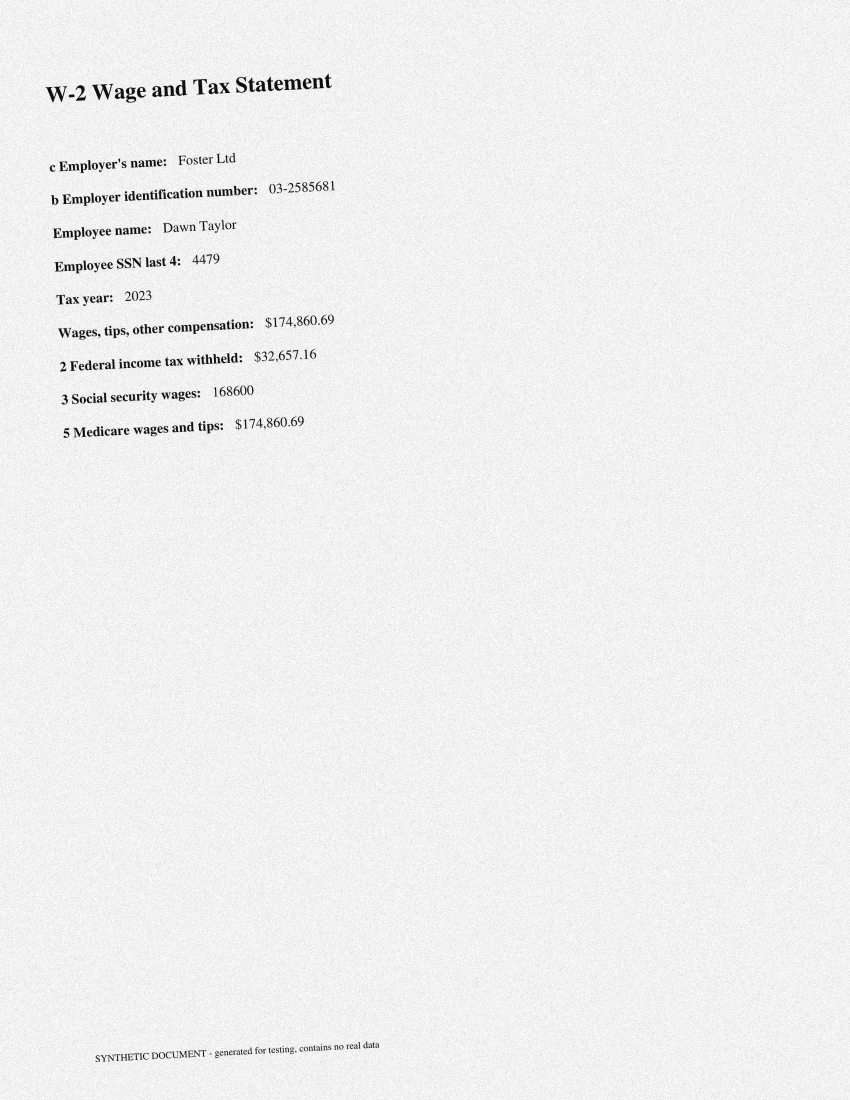
#> input picture data/sft/aug_docs/aug0011-w2.png, 1700 x 2200 px (shown at 1/2 size)
$ python -i preprocess.py   (imports and definitions only)
#> lines starting #> are read from the running program, lines starting #| are printed output that depends on the picture; after the words box and inside, x2 and y2 are one past the last pixel; in counts of white or black regions, pixels touching at a corner belong together
#> further down, picture is the input picture: shape (2200, 1700); min 0, max 255, mean 239.4
"""Preprocessing (F2): native-text vs scanned detection, page splitting,
deskew and denoise for scanned pages."""
from __future__ import annotations

from dataclasses import dataclass

import cv2
import numpy as np
import pymupdf as fitz

MIN_NATIVE_CHARS = 25
MAX_SKEW = 6.0  # degrees searched each way


@dataclass
class Page:
    index: int
    width: float
    height: float
    native: bool
    image: np.ndarray | None = None  # grayscale, only for scanned pages


def deskew(gray: np.ndarray) -> tuple[np.ndarray, float]:
    """Projection-profile skew search: text lines give the sharpest row-sum
    profile when level. Runs on a downscaled copy, so it costs a few ms."""
    scale = min(1.0, 800 / gray.shape[1])
#> scale = 0.471
    small = cv2.resize(gray, None, fx=scale, fy=scale, interpolation=cv2.INTER_AREA)
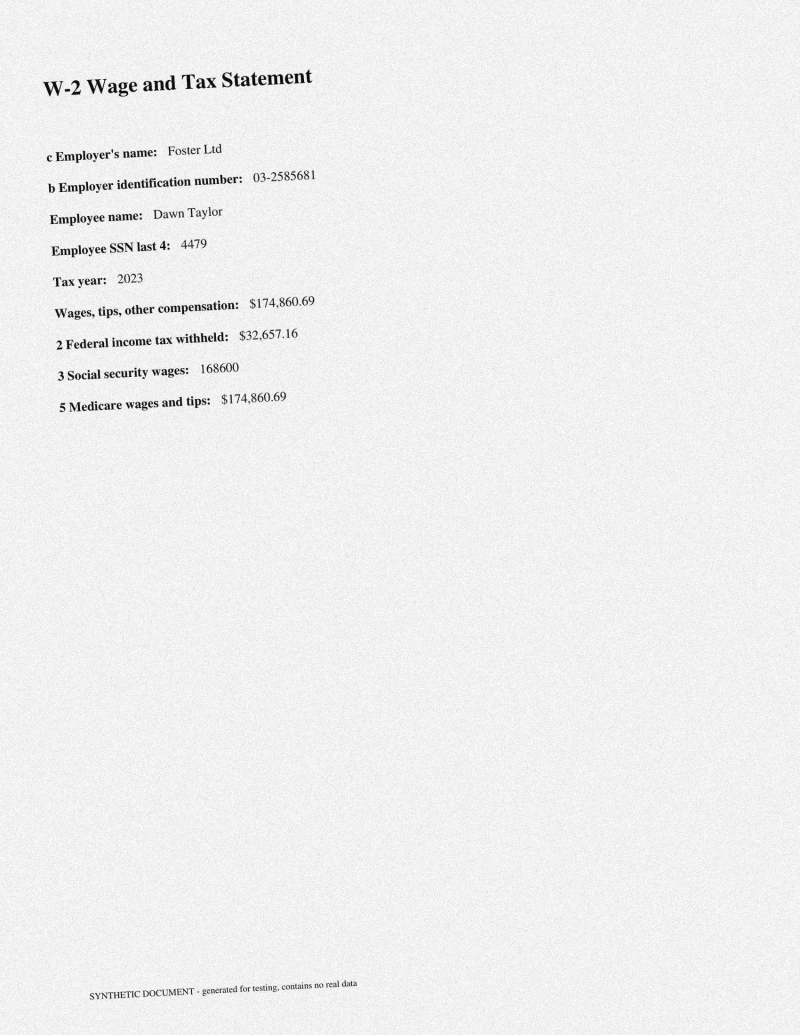
#> small: shape (1035, 800); min 4, max 255, mean 239.4
    inv = cv2.threshold(small, 0, 255, cv2.THRESH_BINARY_INV | cv2.THRESH_OTSU)[1]
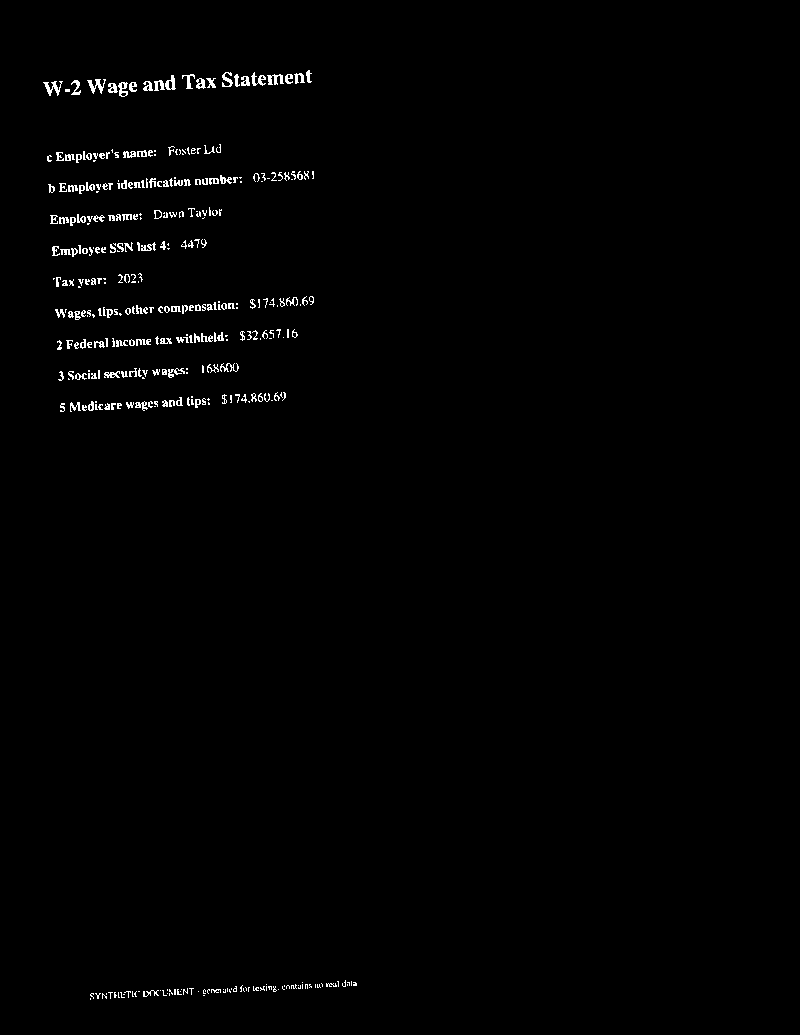
#> inv: shape (1035, 800); 0.97% white in thin lines or dots, all inside (x1, y1, x2, y2) = (43, 70, 357, 1000)
    if cv2.countNonZero(inv) < 50:
        return gray, 0.0
    sh, sw = inv.shape
#> sh = 1035; sw = 800
    best, angle = -1.0, 0.0
    for a in np.arange(-MAX_SKEW, MAX_SKEW + 1e-6, 0.25):
        m = cv2.getRotationMatrix2D((sw / 2, sh / 2), a, 1.0)
        score = float(np.var(cv2.warpAffine(inv, m, (sw, sh)).sum(axis=1, dtype=np.float64)))
        if score > best:
            best, angle = score, float(a)
#> this loop made 49 passes
#> (score, best, angle) on passes 1 to 12: (22667038.1, 22667038.1, -6), (24142393.9, 24142393.9, -5.75), (25706905.2, 25706905.2, -5.5), (27365650.7, 27365650.7, -5.25), (29120506.8, 29120506.8, -5), (30885457.2, 30885457.2, -4.75), (32655086.5, 32655086.5, -4.5), (34404668.2, 34404668.2, -4.25), (36084294.9, 36084294.9, -4), (37631842, 37631842, -3.75), (39016558.4, 39016558.4, -3.5), (40309056.3, 40309056.3, -3.25)
#> score on passes 14 to 19: 40683030.3, 39485680.9, 38009809.3, 36500820.8, 34892413.8, 33156789.1
#> after the loop, angle = -3; best = 41071194.4
    if abs(angle) < 0.1:
        return gray, 0.0
    h, w = gray.shape
#> h = 2200; w = 1700
    m = cv2.getRotationMatrix2D((w / 2, h / 2), angle, 1.0)
#> m = [[0.999, -0.0523, 58.73], [0.0523, 0.999, -42.98]]
    out = cv2.warpAffine(gray, m, (w, h), flags=cv2.INTER_CUBIC, borderValue=255)
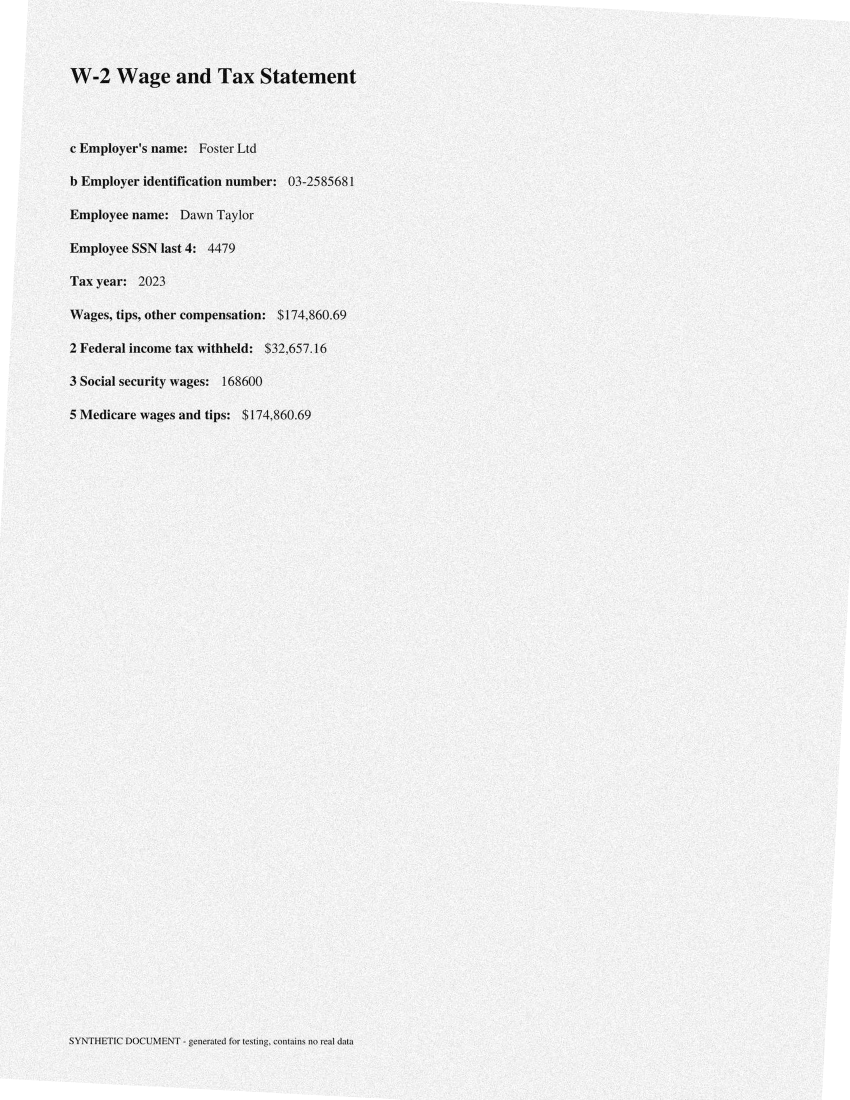
#> out: shape (2200, 1700) (shown at 1/2 size); min 0, max 255, mean 239.7
    return out, angle


def denoise(gray: np.ndarray) -> np.ndarray:
    # Median blur removes scanner speckle; non-local means was ~10x slower for no OCR gain.
    return cv2.medianBlur(gray, 3)


# [18 lines left out: function load_pages, not called in this run]

>>> import cv2
>>> picture = cv2.imread('../../data/sft/aug_docs/aug0011-w2.png', cv2.IMREAD_GRAYSCALE)
>>> result = deskew(picture)

$ run again, on data/sft/aug_docs/aug0018-w2.png
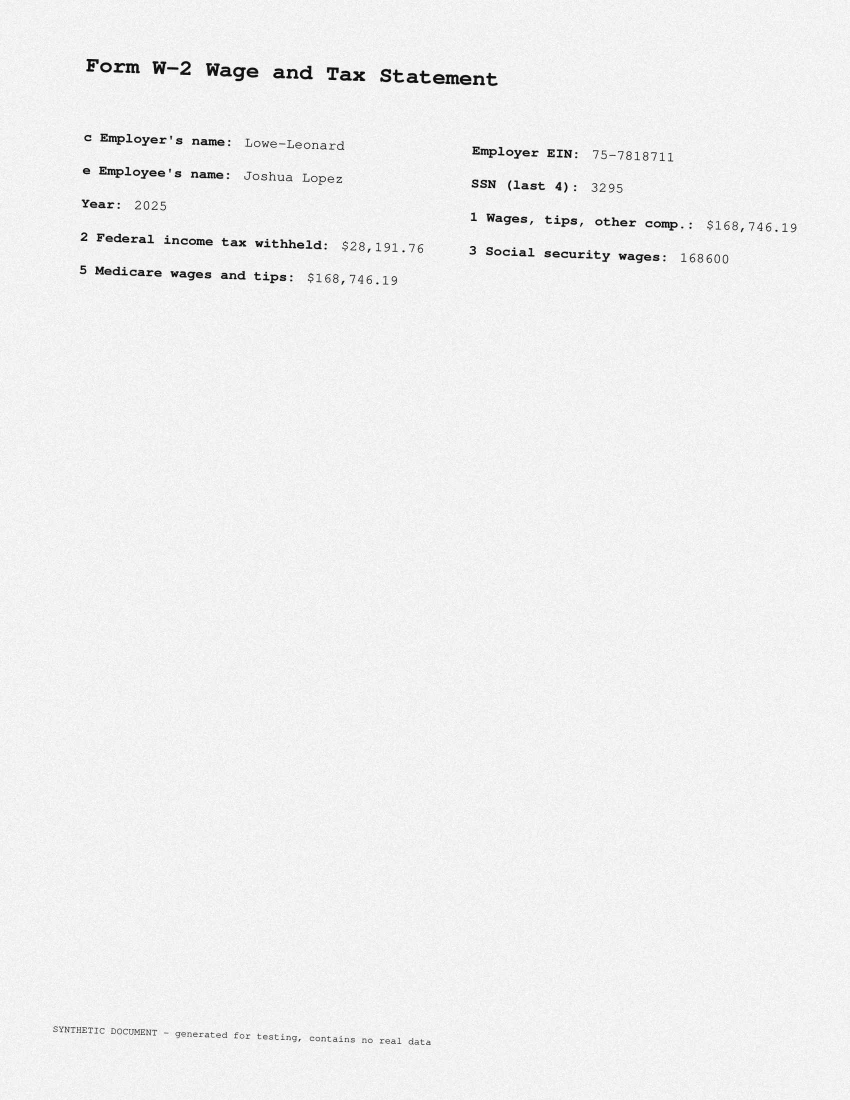
#> input picture data/sft/aug_docs/aug0018-w2.png, 1700 x 2200 px (shown at 1/2 size)
#> picture is the input picture: shape (2200, 1700); min 0, max 255, mean 240.1
#> in deskew, `inv = cv2.threshold(small, 0, 255, cv2.THRESH_BINARY_INV | cv2.THRESH_..`:
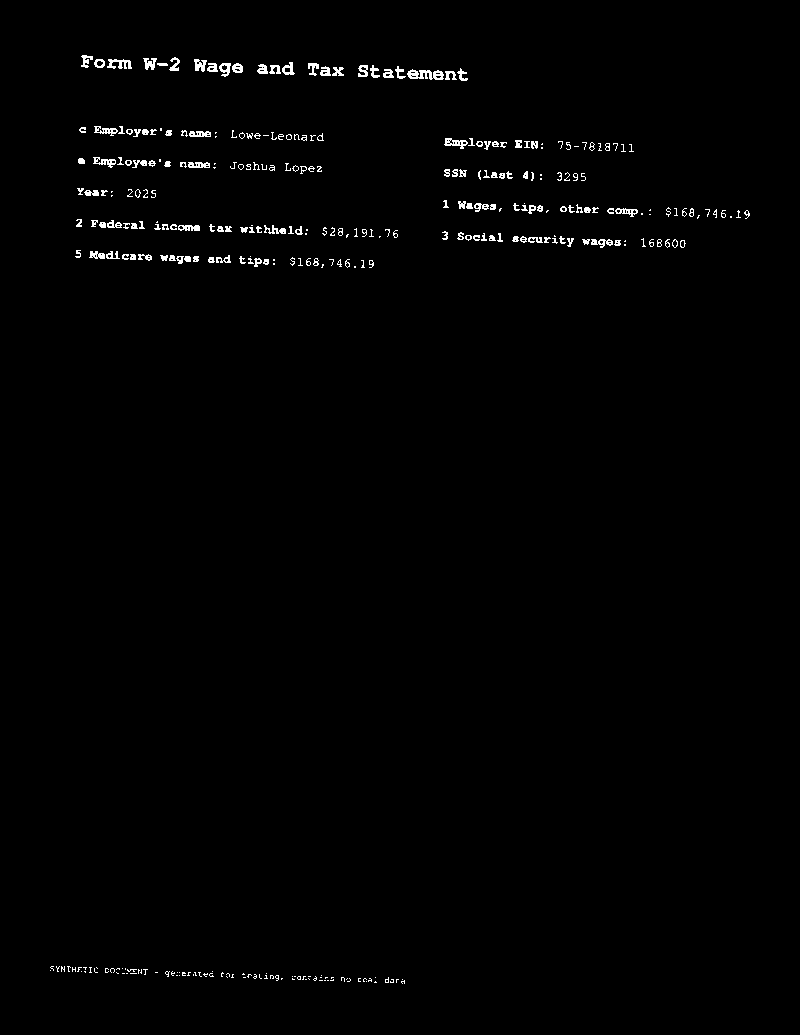
#> inv: shape (1035, 800); 0.99% white in thin lines or dots, all inside (x1, y1, x2, y2) = (50, 55, 750, 984)
#> the loop in deskew, `for a in np.arange(-MAX_SKEW, MAX_SKEW + 1e-6, 0.25):` made 49 passes
#> (score, best, angle) on passes 1 to 8: (14286648.3, 14286648.3, -6), (14542402.5, 14542402.5, -5.75), (14896147.7, 14896147.7, -5.5), (15224324.8, 15224324.8, -5.25), (15629630.2, 15629630.2, -5), (16096740.7, 16096740.7, -4.75), (16673062.9, 16673062.9, -4.5), (17346913.6, 17346913.6, -4.25)
#> after the loop in deskew, `for a in np.arange(-MAX_SKEW, MAX_SKEW + 1e-6, 0.25):`: angle = 2; best = 75031049.7
#> in deskew, `m = cv2.getRotationMatrix2D((w / 2, h / 2), angle, 1.0)`: m = [[0.999, 0.0349, -37.87], [-0.0349, 0.999, 30.33]]
#> in deskew, `out = cv2.warpAffine(gray, m, (w, h), flags=cv2.INTER_CUBIC, borderVal..`:
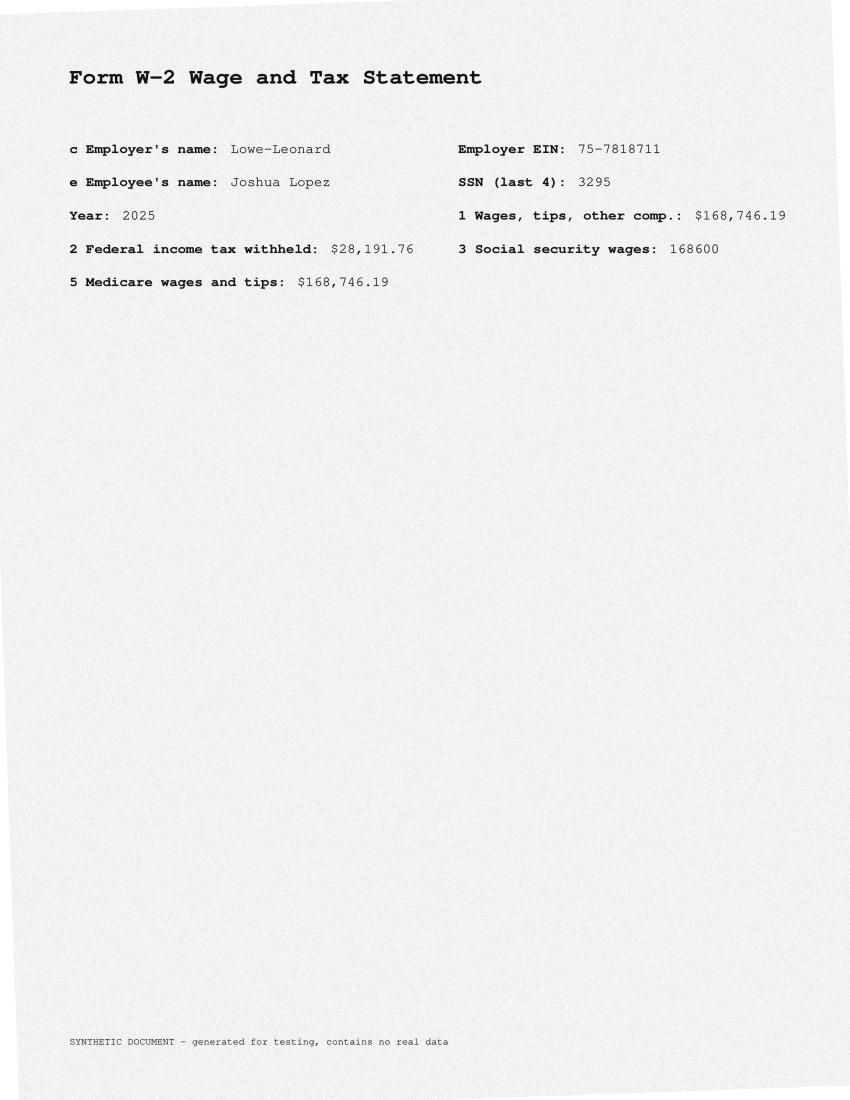
#> out: shape (2200, 1700) (shown at 1/2 size); min 0, max 255, mean 240.3

$ run again, on data/sft/aug_docs/aug0027-w2.png
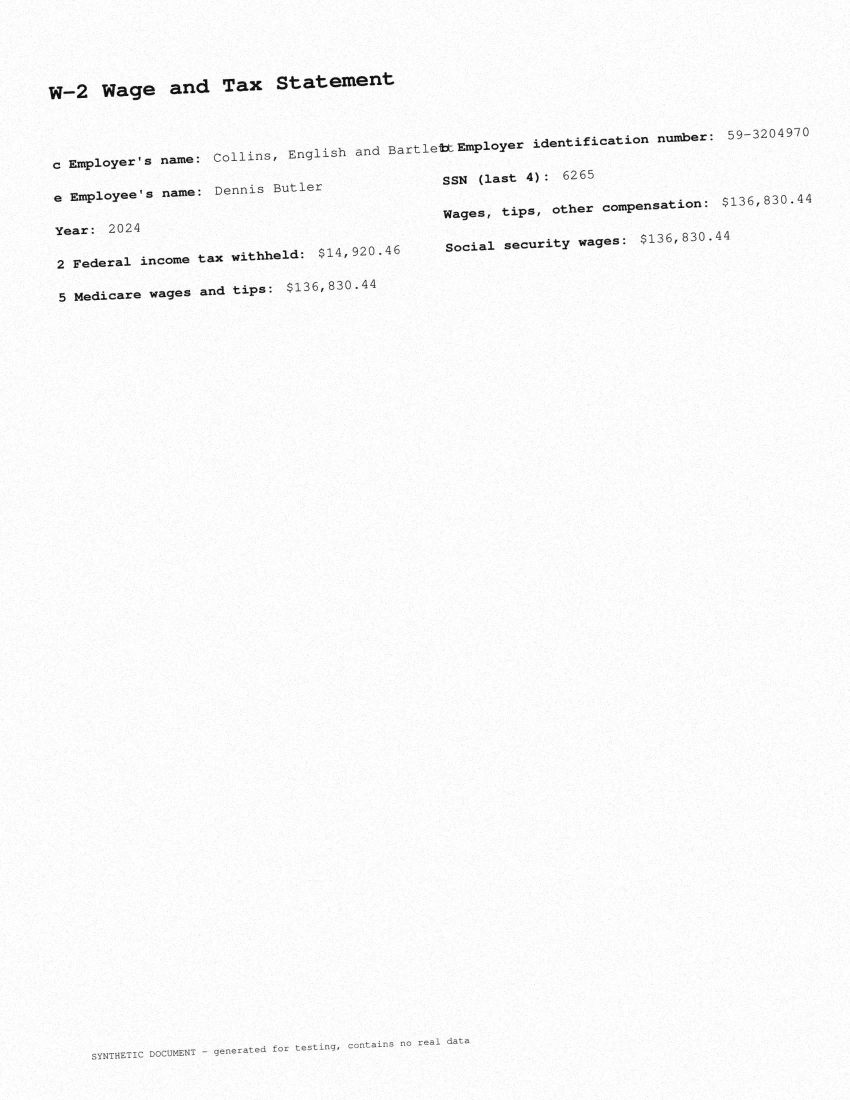
#> input picture data/sft/aug_docs/aug0027-w2.png, 1700 x 2200 px (shown at 1/2 size)
#> picture is the input picture: shape (2200, 1700); min 0, max 255, mean 249.4
#> in deskew, `inv = cv2.threshold(small, 0, 255, cv2.THRESH_BINARY_INV | cv2.THRESH_..`:
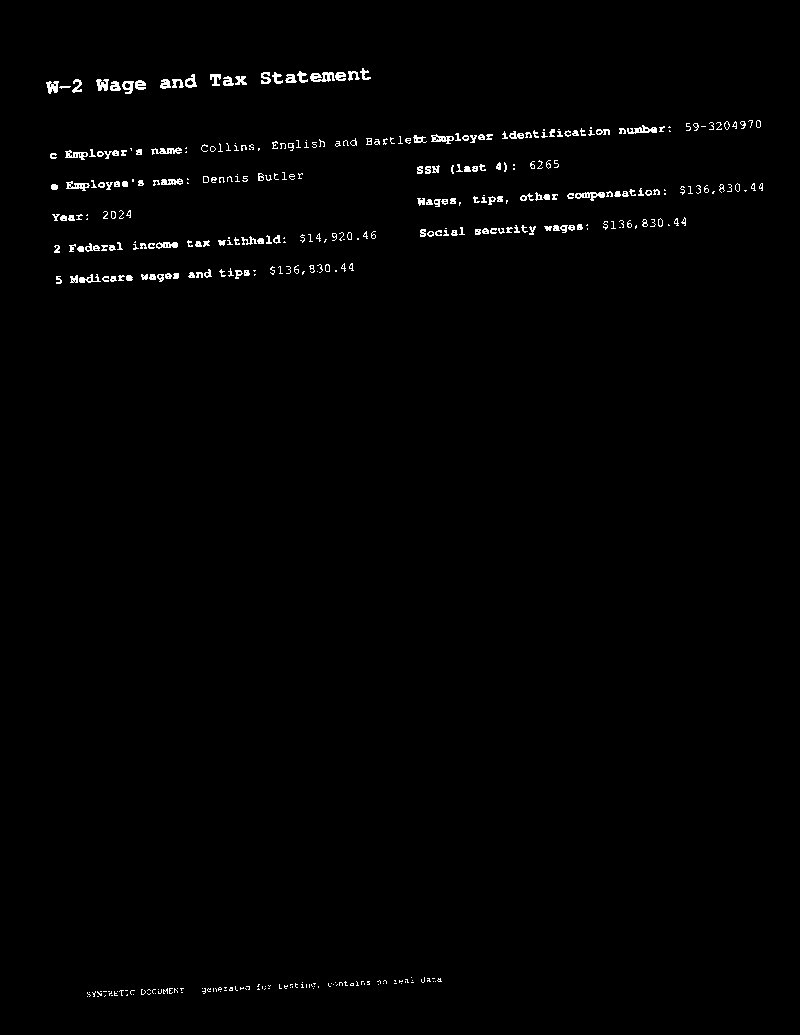
#> inv: shape (1035, 800); 1.1% white in thin lines or dots, all inside (x1, y1, x2, y2) = (46, 68, 763, 997)
#> the loop in deskew, `for a in np.arange(-MAX_SKEW, MAX_SKEW + 1e-6, 0.25):` made 49 passes
#> (score, best, angle) on passes 1, 6, 7, 8, 9, 10, 11, 12: (29019574, 29019574, -6), (30722232.8, 30722232.8, -4.75), (33644899.6, 33644899.6, -4.5), (37229818.8, 37229818.8, -4.25), (41495887.8, 41495887.8, -4), (46626122.8, 46626122.8, -3.75), (53082803.2, 53082803.2, -3.5), (61718283.4, 61718283.4, -3.25)
#> after the loop in deskew, `for a in np.arange(-MAX_SKEW, MAX_SKEW + 1e-6, 0.25):`: angle = -2.5; best = 91052818.6
#> in deskew, `m = cv2.getRotationMatrix2D((w / 2, h / 2), angle, 1.0)`: m = [[0.999, -0.0436, 48.79], [0.0436, 0.999, -36.03]]
#> in deskew, `out = cv2.warpAffine(gray, m, (w, h), flags=cv2.INTER_CUBIC, borderVal..`:
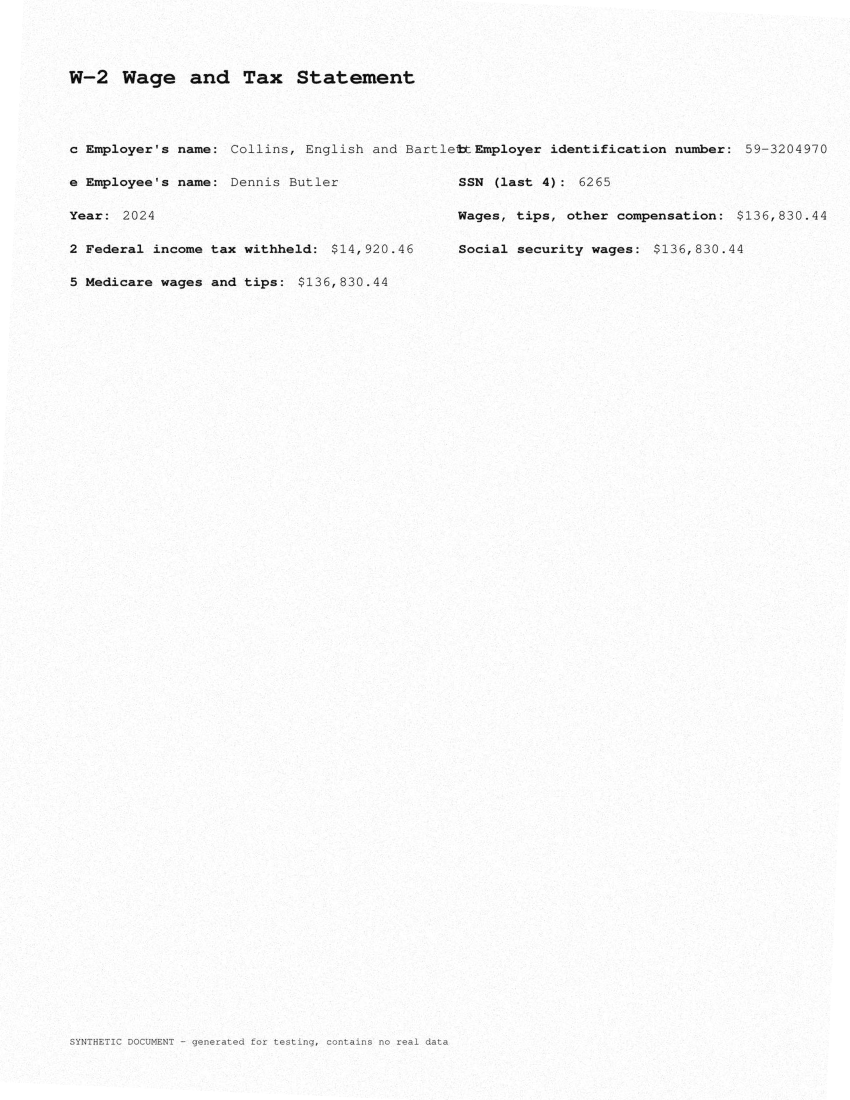
#> out: shape (2200, 1700) (shown at 1/2 size); min 0, max 255, mean 249.4
